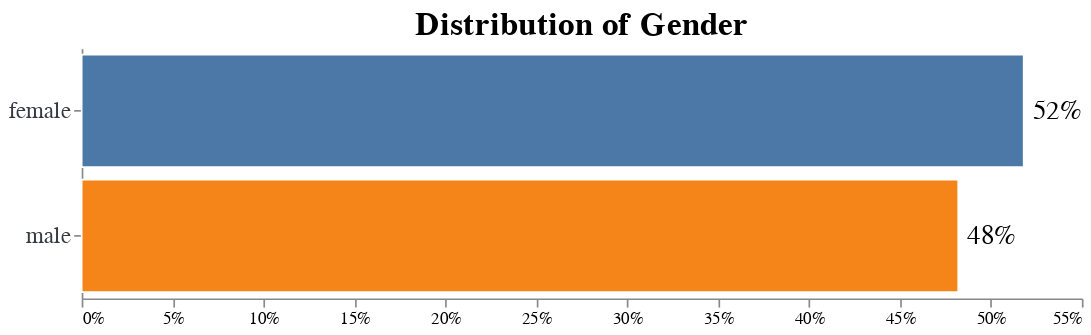

The cell this chart's notebook holds for it:
### Code cell
bars = alt.Chart(gender_count).mark_bar(stroke = "white").encode(
    x= alt.X("percent:Q", 
        title = "", 
        axis = alt.Axis(format='.0%', grid = False, )),
    y= alt.Y("gender:O", 
        title="",
        axis = alt.Axis(labelAngle=0, labelFontSize=14, labelColor= "#343a40", labelFont="Arial") ),    
    tooltip = [alt.Tooltip('count', title = 'Count' ), alt.Tooltip ('gender:O',title = 'Gender' ) , alt.Tooltip('percent:Q', format='.1%', title = 'Percent' )],
    color=alt.Color(field="gender", type="nominal",legend=None ))

text = bars.mark_text(
    dx=+20,
    size=16,
    fill = "black",
).encode(text= alt.Text('percent:Q', format='.0%'))

(bars + text).properties(
    title = f"Distribution of Gender",
    width = 600,
    height= 150,
).configure_title(
    fontSize = 20,
    font = "Arial",
).configure_view(
    strokeWidth = 0,)

### Figure 1 — Vega-Lite specification as saved in the notebook (floating-point values rounded to 4 significant figures)
{"config": {"view": {"continuousWidth": 400, "continuousHeight": 300, "strokeWidth": 0}, "title": {"font": "Arial", "fontSize": 20}}, "layer": [{"mark": {"type": "bar", "stroke": "white"}, "encoding": {"color": {"field": "gender", "legend": null, "type": "nominal"}, "tooltip": [{"field": "count", "title": "Count", "type": "quantitative"}, {"field": "gender", "title": "Gender", "type": "ordinal"}, {"field": "percent", "format": ".1%", "title": "Percent", "type": "quantitative"}], "x": {"axis": {"format": ".0%", "grid": false}, "field": "percent", "title": "", "type": "quantitative"}, "y": {"axis": {"labelAngle": 0, "labelColor": "#343a40", "labelFont": "Arial", "labelFontSize": 14}, "field": "gender", "title": "", "type": "ordinal"}}}, {"mark": {"type": "text", "dx": 20, "fill": "black", "size": 16}, "encoding": {"color": {"field": "gender", "legend": null, "type": "nominal"}, "text": {"field": "percent", "format": ".0%", "type": "quantitative"}, "tooltip": [{"field": "count", "title": "Count", "type": "quantitative"}, {"field": "gender", "title": "Gender", "type": "ordinal"}, {"field": "percent", "format": ".1%", "title": "Percent", "type": "quantitative"}], "x": {"axis": {"format": ".0%", "grid": false}, "field": "percent", "title": "", "type": "quantitative"}, "y": {"axis": {"labelAngle": 0, "labelColor": "#343a40", "labelFont": "Arial", "labelFontSize": 14}, "field": "gender", "title": "", "type": "ordinal"}}}], "data": {"name": "data-6558ade830bbe747595c42ca7c4494d5"}, "height": 150, "title": "Distribution of Gender", "width": 600, "$schema": "https://vega.github.io/schema/vega-lite/v4.17.0.json", "datasets": {"data-6558ade830bbe747595c42ca7c4494d5": [{"gender": "female", "count": 518, "percent": 0.518}, {"gender": "male", "count": 482, "percent": 0.482}]}}
